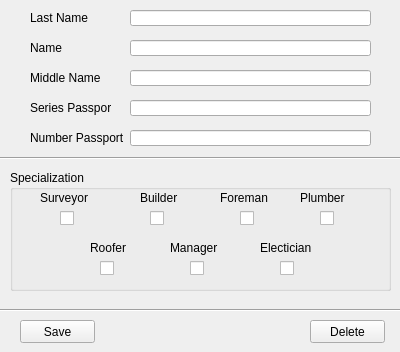
<?xml version="1.0" encoding="UTF-8"?>
<ui version="4.0">
 <class>EditWorkerWidget</class>
 <widget class="QWidget" name="EditWorkerWidget">
  <property name="geometry">
   <rect>
    <x>0</x>
    <y>0</y>
    <width>400</width>
    <height>352</height>
   </rect>
  </property>
  <property name="windowTitle">
   <string>Form</string>
  </property>
  <widget class="QPushButton" name="pushButton_2">
   <property name="geometry">
    <rect>
     <x>310</x>
     <y>320</y>
     <width>75</width>
     <height>23</height>
    </rect>
   </property>
   <property name="text">
    <string>Delete</string>
   </property>
  </widget>
  <widget class="QGroupBox" name="groupBox">
   <property name="geometry">
    <rect>
     <x>10</x>
     <y>170</y>
     <width>381</width>
     <height>121</height>
    </rect>
   </property>
   <property name="styleSheet">
    <string notr="true"/>
   </property>
   <property name="title">
    <string>Specialization</string>
   </property>
   <widget class="QCheckBox" name="checkBoxElectician">
    <property name="geometry">
     <rect>
      <x>270</x>
      <y>90</y>
      <width>16</width>
      <height>17</height>
     </rect>
    </property>
    <property name="text">
     <string/>
    </property>
   </widget>
   <widget class="QCheckBox" name="checkBoxManager">
    <property name="geometry">
     <rect>
      <x>180</x>
      <y>90</y>
      <width>16</width>
      <height>17</height>
     </rect>
    </property>
    <property name="text">
     <string/>
    </property>
   </widget>
   <widget class="QLabel" name="label_9">
    <property name="geometry">
     <rect>
      <x>210</x>
      <y>20</y>
      <width>51</width>
      <height>16</height>
     </rect>
    </property>
    <property name="font">
     <font>
      <pointsize>9</pointsize>
     </font>
    </property>
    <property name="text">
     <string>Foreman</string>
    </property>
   </widget>
   <widget class="QCheckBox" name="checkBoxBuilder">
    <property name="geometry">
     <rect>
      <x>140</x>
      <y>40</y>
      <width>16</width>
      <height>17</height>
     </rect>
    </property>
    <property name="text">
     <string/>
    </property>
   </widget>
   <widget class="QCheckBox" name="checkBoxRoofer">
    <property name="geometry">
     <rect>
      <x>90</x>
      <y>90</y>
      <width>16</width>
      <height>17</height>
     </rect>
    </property>
    <property name="text">
     <string/>
    </property>
   </widget>
   <widget class="QCheckBox" name="checkBoxPlumber">
    <property name="geometry">
     <rect>
      <x>310</x>
      <y>40</y>
      <width>16</width>
      <height>17</height>
     </rect>
    </property>
    <property name="text">
     <string/>
    </property>
   </widget>
   <widget class="QCheckBox" name="checkBoxForeman">
    <property name="geometry">
     <rect>
      <x>230</x>
      <y>40</y>
      <width>16</width>
      <height>17</height>
     </rect>
    </property>
    <property name="text">
     <string/>
    </property>
   </widget>
   <widget class="QLabel" name="label_10">
    <property name="geometry">
     <rect>
      <x>130</x>
      <y>20</y>
      <width>41</width>
      <height>16</height>
     </rect>
    </property>
    <property name="font">
     <font>
      <pointsize>9</pointsize>
     </font>
    </property>
    <property name="text">
     <string>Builder</string>
    </property>
   </widget>
   <widget class="QLabel" name="label_8">
    <property name="geometry">
     <rect>
      <x>30</x>
      <y>20</y>
      <width>51</width>
      <height>16</height>
     </rect>
    </property>
    <property name="font">
     <font>
      <pointsize>9</pointsize>
     </font>
    </property>
    <property name="text">
     <string>Surveyor</string>
    </property>
   </widget>
   <widget class="QCheckBox" name="checkBoxSurveyor">
    <property name="geometry">
     <rect>
      <x>50</x>
      <y>40</y>
      <width>16</width>
      <height>17</height>
     </rect>
    </property>
    <property name="text">
     <string/>
    </property>
   </widget>
   <widget class="QLabel" name="label_12">
    <property name="geometry">
     <rect>
      <x>250</x>
      <y>70</y>
      <width>51</width>
      <height>16</height>
     </rect>
    </property>
    <property name="font">
     <font>
      <pointsize>9</pointsize>
     </font>
    </property>
    <property name="text">
     <string>Electician</string>
    </property>
   </widget>
   <widget class="QLabel" name="label_11">
    <property name="geometry">
     <rect>
      <x>80</x>
      <y>70</y>
      <width>41</width>
      <height>16</height>
     </rect>
    </property>
    <property name="font">
     <font>
      <pointsize>9</pointsize>
     </font>
    </property>
    <property name="text">
     <string>Roofer</string>
    </property>
   </widget>
   <widget class="QLabel" name="label_13">
    <property name="geometry">
     <rect>
      <x>290</x>
      <y>20</y>
      <width>51</width>
      <height>16</height>
     </rect>
    </property>
    <property name="font">
     <font>
      <pointsize>9</pointsize>
     </font>
    </property>
    <property name="text">
     <string>Plumber</string>
    </property>
   </widget>
   <widget class="QLabel" name="label_14">
    <property name="geometry">
     <rect>
      <x>160</x>
      <y>70</y>
      <width>51</width>
      <height>16</height>
     </rect>
    </property>
    <property name="font">
     <font>
      <pointsize>9</pointsize>
     </font>
    </property>
    <property name="text">
     <string>Manager</string>
    </property>
   </widget>
  </widget>
  <widget class="QLabel" name="label">
   <property name="geometry">
    <rect>
     <x>30</x>
     <y>10</y>
     <width>61</width>
     <height>16</height>
    </rect>
   </property>
   <property name="font">
    <font>
     <pointsize>9</pointsize>
    </font>
   </property>
   <property name="text">
    <string>Last Name</string>
   </property>
  </widget>
  <widget class="QLineEdit" name="lineMiddleName">
   <property name="geometry">
    <rect>
     <x>130</x>
     <y>70</y>
     <width>241</width>
     <height>16</height>
    </rect>
   </property>
   <property name="text">
    <string/>
   </property>
  </widget>
  <widget class="QPushButton" name="pushButton">
   <property name="geometry">
    <rect>
     <x>20</x>
     <y>320</y>
     <width>75</width>
     <height>23</height>
    </rect>
   </property>
   <property name="text">
    <string>Save</string>
   </property>
  </widget>
  <widget class="QLineEdit" name="lineNumberPassport">
   <property name="geometry">
    <rect>
     <x>130</x>
     <y>130</y>
     <width>241</width>
     <height>16</height>
    </rect>
   </property>
   <property name="inputMask">
    <string>000000</string>
   </property>
   <property name="placeholderText">
    <string/>
   </property>
  </widget>
  <widget class="QLabel" name="label_2">
   <property name="geometry">
    <rect>
     <x>30</x>
     <y>40</y>
     <width>61</width>
     <height>16</height>
    </rect>
   </property>
   <property name="font">
    <font>
     <pointsize>9</pointsize>
    </font>
   </property>
   <property name="text">
    <string>Name</string>
   </property>
  </widget>
  <widget class="QLabel" name="label_6">
   <property name="geometry">
    <rect>
     <x>86</x>
     <y>292</y>
     <width>231</width>
     <height>21</height>
    </rect>
   </property>
   <property name="styleSheet">
    <string notr="true">color:red</string>
   </property>
   <property name="text">
    <string/>
   </property>
   <property name="textFormat">
    <enum>Qt::AutoText</enum>
   </property>
   <property name="scaledContents">
    <bool>false</bool>
   </property>
   <property name="alignment">
    <set>Qt::AlignCenter</set>
   </property>
   <property name="wordWrap">
    <bool>false</bool>
   </property>
  </widget>
  <widget class="QLabel" name="label_4">
   <property name="geometry">
    <rect>
     <x>30</x>
     <y>100</y>
     <width>81</width>
     <height>16</height>
    </rect>
   </property>
   <property name="font">
    <font>
     <pointsize>9</pointsize>
    </font>
   </property>
   <property name="text">
    <string>Series Passport</string>
   </property>
  </widget>
  <widget class="Line" name="line_2">
   <property name="geometry">
    <rect>
     <x>0</x>
     <y>300</y>
     <width>401</width>
     <height>20</height>
    </rect>
   </property>
   <property name="orientation">
    <enum>Qt::Horizontal</enum>
   </property>
  </widget>
  <widget class="QLabel" name="label_3">
   <property name="geometry">
    <rect>
     <x>30</x>
     <y>70</y>
     <width>71</width>
     <height>16</height>
    </rect>
   </property>
   <property name="font">
    <font>
     <pointsize>9</pointsize>
    </font>
   </property>
   <property name="text">
    <string>Middle Name</string>
   </property>
  </widget>
  <widget class="Line" name="line">
   <property name="geometry">
    <rect>
     <x>0</x>
     <y>150</y>
     <width>401</width>
     <height>16</height>
    </rect>
   </property>
   <property name="orientation">
    <enum>Qt::Horizontal</enum>
   </property>
  </widget>
  <widget class="QLabel" name="label_5">
   <property name="geometry">
    <rect>
     <x>30</x>
     <y>130</y>
     <width>101</width>
     <height>16</height>
    </rect>
   </property>
   <property name="font">
    <font>
     <pointsize>9</pointsize>
    </font>
   </property>
   <property name="text">
    <string>Number Passport</string>
   </property>
  </widget>
  <widget class="QLineEdit" name="lineName">
   <property name="geometry">
    <rect>
     <x>130</x>
     <y>40</y>
     <width>241</width>
     <height>16</height>
    </rect>
   </property>
   <property name="text">
    <string/>
   </property>
  </widget>
  <widget class="QLineEdit" name="lineSeriesPassport">
   <property name="geometry">
    <rect>
     <x>130</x>
     <y>100</y>
     <width>241</width>
     <height>16</height>
    </rect>
   </property>
   <property name="inputMask">
    <string>0000</string>
   </property>
   <property name="maxLength">
    <number>4</number>
   </property>
   <property name="placeholderText">
    <string/>
   </property>
  </widget>
  <widget class="QLineEdit" name="lineLastName">
   <property name="geometry">
    <rect>
     <x>130</x>
     <y>10</y>
     <width>241</width>
     <height>16</height>
    </rect>
   </property>
   <property name="inputMask">
    <string/>
   </property>
   <property name="text">
    <string/>
   </property>
  </widget>
 </widget>
 <resources/>
 <connections/>
</ui>
